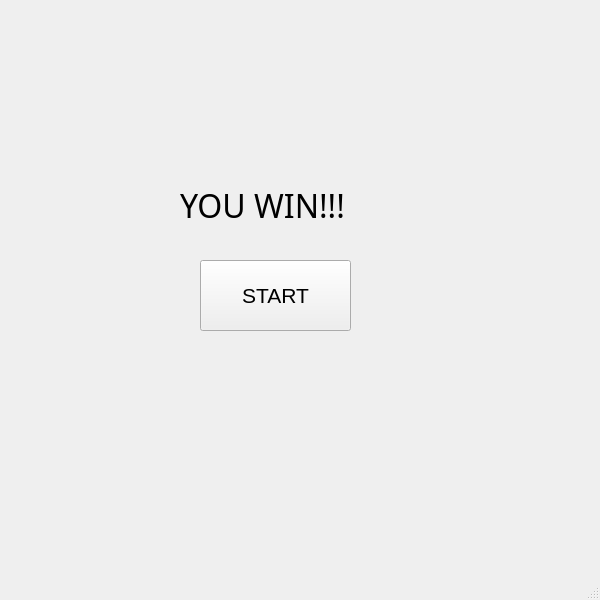
<?xml version="1.0" encoding="UTF-8"?>
<ui version="4.0">
 <class>MainWindow</class>
 <widget class="QMainWindow" name="MainWindow">
  <property name="geometry">
   <rect>
    <x>0</x>
    <y>0</y>
    <width>600</width>
    <height>600</height>
   </rect>
  </property>
  <property name="windowTitle">
   <string>MainWindow</string>
  </property>
  <widget class="QWidget" name="centralwidget">
   <widget class="QPushButton" name="btn_start">
    <property name="geometry">
     <rect>
      <x>200</x>
      <y>260</y>
      <width>151</width>
      <height>71</height>
     </rect>
    </property>
    <property name="font">
     <font>
      <pointsize>16</pointsize>
     </font>
    </property>
    <property name="text">
     <string>START</string>
    </property>
   </widget>
   <widget class="QLabel" name="label">
    <property name="geometry">
     <rect>
      <x>180</x>
      <y>170</y>
      <width>221</width>
      <height>71</height>
     </rect>
    </property>
    <property name="font">
     <font>
      <family>Pristina</family>
      <pointsize>24</pointsize>
     </font>
    </property>
    <property name="text">
     <string>YOU WIN!!!</string>
    </property>
   </widget>
  </widget>
  <widget class="QMenuBar" name="menubar">
   <property name="geometry">
    <rect>
     <x>0</x>
     <y>0</y>
     <width>600</width>
     <height>21</height>
    </rect>
   </property>
  </widget>
  <widget class="QStatusBar" name="statusbar"/>
 </widget>
 <resources/>
 <connections/>
</ui>
